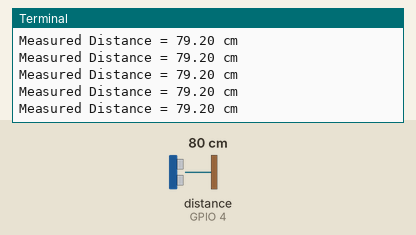
The program below on a simulated Raspberry Pi (BCM pin numbers). Shown: the last lines printed to the terminal. The inputs (shaded band) are chosen by the test bench; at power-on: distance to the obstacle (sensor on GPIO 4) 80 cm. The echo pulse lasts 58.3 µs per cm; the clock reads 2024-03-15 10:24:30 at power-on unless the program sets it.

Above: at 1.2 s.
1.3 s: distance to the obstacle (sensor on GPIO 4) set to 2 cm
At 1.38 s:
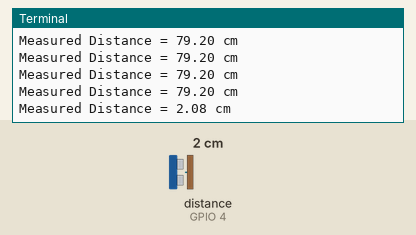
2.8 s: distance to the obstacle (sensor on GPIO 4) set to 4 cm
At 2.89 s:
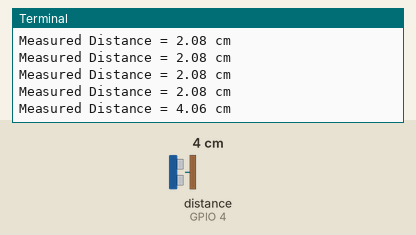
Timing chart, 0 to 5.8 s (numbered marks = the images above; inputs shaded):
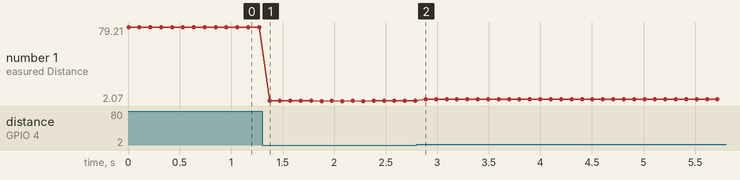

The program:

asdf.py
```python
import RPi.GPIO as GPIO
import time

GPIO.setmode(GPIO.BCM)

# GPIO 핀 정의
GPIO_TRIGGER = 14
GPIO_ECHO = 4

# GPIO 모드 설정 (IN / OUT)
GPIO.setup(GPIO_TRIGGER, GPIO.OUT)
GPIO.setup(GPIO_ECHO, GPIO.IN)

def distance():
    # 트리거 펄스 전송 (20us)
    GPIO.output(GPIO_TRIGGER, True)
    time.sleep(0.00002)
    GPIO.output(GPIO_TRIGGER, False)

    start_time = time.time()
    stop_time = time.time()

    # Echo가 시작될 때까지 대기 (타임아웃 1초 설정)
    timeout_start = time.time()
    while GPIO.input(GPIO_ECHO) == 0:
        start_time = time.time()
        if time.time() - timeout_start > 3:  # 1초 이상 대기하면 타임아웃
            print("Echo 핀이 LOW 상태로 유지됨. 물체가 너무 멀리 있을 수 있습니다.")
            return None

    # Echo가 돌아올 때까지 대기 (타임아웃 1초 설정)
    timeout_start = time.time()
    while GPIO.input(GPIO_ECHO) == 1:
        stop_time = time.time()
        if time.time() - timeout_start > 3:  # 1초 이상 대기하면 타임아웃
            print("Echo 핀이 HIGH 상태로 유지됨. 물체가 너무 가깝거나 신호가 손실되었습니다.")
            return None

    # 초음파가 발사되고 돌아올 때까지 걸린 시간 계산
    time_elapsed = stop_time - start_time
    distance = (time_elapsed * 34000) / 2  # 거리 계산 (단위: cm)

    return round(distance, 2)  # 계산된 거리 반환 (소수점 2자리로 반올림)


if __name__ == '__main__':
    try:
        while True:
            dist = distance()  # 거리 측정
            if dist is not None:
                print("Measured Distance = {:.2f} cm".format(dist))  # 거리 출력
            else:
                print("Distance measurement failed.")
            time.sleep(0.1)  # 0.1초 대기

    except KeyboardInterrupt:
        print("Measurement stopped by User")
        GPIO.cleanup()
```

Measured:
- after the input at 1.3 s, the terminal: prints a new line after 0.07 s (image 1)
- after the input at 2.8 s, the terminal: prints a new line after 0.09 s (image 2)
- plotted number 1: 79.2 → 2.08 after the input at 1.3 s, 2.08 → 4.07 after the input at 2.8 s
